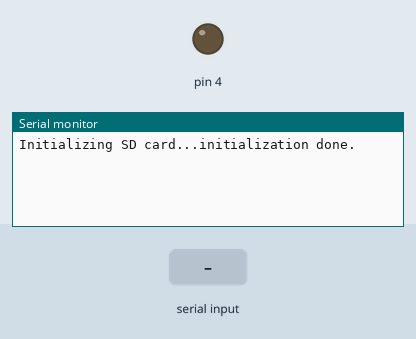
Recording of a sketch running on a simulated Arduino Uno, built with avr-gcc and run on an emulated ATmega328P. On the bench: output pins drawn as LEDs (lit = HIGH), the last lines printed to the serial monitor. Inputs (shaded band) come from the test bench. The local clock reads 2024-03-15 10:24:30 at power-on unless the sketch sets it; storage starts empty.

Above: at 1.2 s.
1.3 s: "1" received over Serial
At 1.48 s:
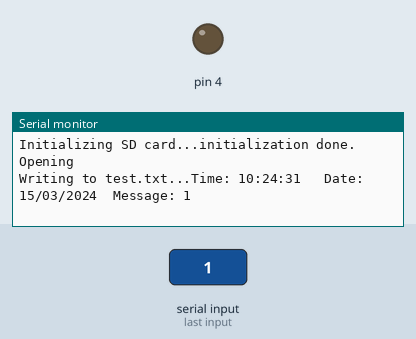
At 2.3 s:
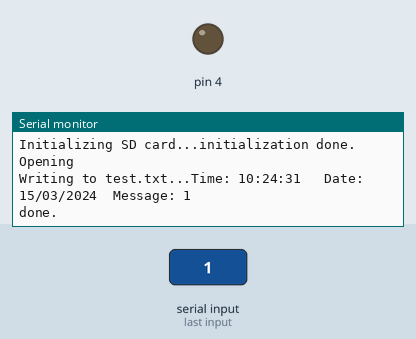

The sketch:

SolarTester.ino
```cpp
#include <SPI.h>
#include <SD.h>
#include <Wire.h>                           // Подключаем библиотеку Wire
#include <TimeLib.h>                        // Подключаем библиотеку TimeLib
#include <DS1307RTC.h>
#include <SoftwareSerial.h>

SoftwareSerial stmSerial(7, 8); // RX, TX
File myFile;

void setup() {
  // set the data rate for the SoftwareSerial port
  stmSerial.begin(9600);

  Serial.begin(9600);
  while (!Serial) {
    ; // wait for serial port to connect. Needed for native USB port only
  }
  Serial.print("Initializing SD card...");
  pinMode(4, OUTPUT);

  if (!SD.begin(4)) {
    Serial.println("initialization failed!");
    while (1);
  }
  Serial.println("initialization done.");


}

void createReport(char * message){
  tmElements_t tm;

  if (RTC.read(tm)) {
    int year4digit = tm.Year + 1970;
    char timedatebuf[65];
    sprintf(timedatebuf, "Time: %02d:%02d:%02d   Date: %02d/%02d/%02d  Message: %s \n",tm.Hour, tm.Minute, tm.Second, tm.Day, tm.Month, year4digit, message);
    myFile.print(timedatebuf);
    Serial.print(timedatebuf);
  } else {
    if (RTC.chipPresent()) {
      Serial.println("The DS1307 is stopped.  Please run the SetTime");
      Serial.println("example to initialize the time and begin running.");
      Serial.println();
    } else {
      Serial.println("DS1307 read error!  Please check the circuitry.");
      Serial.println();
    }
    delay(9000);
  }
}

void readFromSerial(char * buff)
{
  int i=0;
  while(Serial.available() > 0)
  {
      *(buff+i) = Serial.read();
      *(buff+i+1) = '\0'; // Append a null
      i++;
  }
}

void loop() {

  if (Serial.available()  > 0)
  {
    delay(100);
    char buff[25];
    readFromSerial(buff);

    Serial.println("Opening");
    myFile = SD.open("test.txt", FILE_WRITE);
    if (myFile)
    {
      Serial.print("Writing to test.txt...");

      createReport(buff);

      //      myFile.println("Helo bitch");
      myFile.close();
      Serial.println("done.");
    }
    else
    {
        Serial.println("error opening test.txt");
    }
  }
}
```

Measured:
- after the input at 1.3 s, the serial monitor: prints a new line after 0.10 s (image 1)
